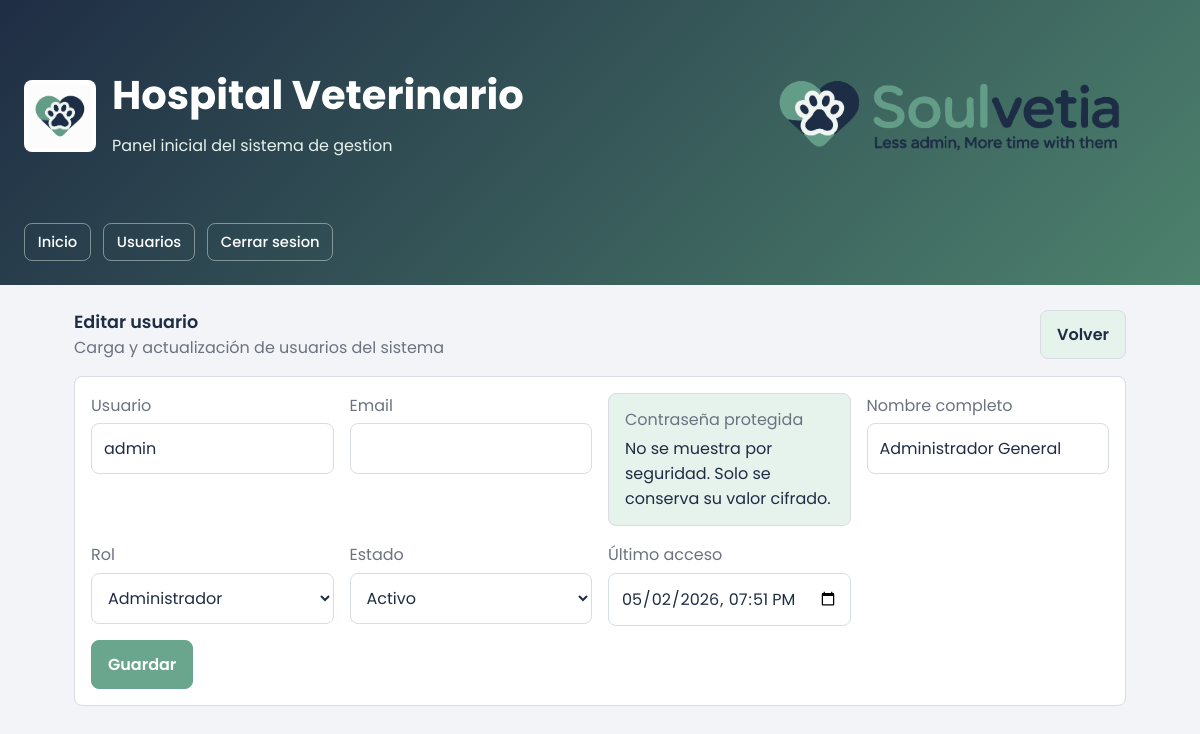
The page /usuarios/editar/1 (signed in) on the database its author committed.
### tables this page shows
CREATE TABLE users (
                    id INTEGER PRIMARY KEY AUTOINCREMENT,
                    username TEXT NOT NULL UNIQUE,
                    full_name TEXT NOT NULL,
                    role TEXT NOT NULL,
                    status TEXT NOT NULL DEFAULT 'Activo',
                    last_access TEXT NOT NULL
                , password_hash TEXT NOT NULL DEFAULT '', email TEXT NOT NULL DEFAULT '');

### app/controllers/users_controller.py (the view)
@users_bp.route("/editar/<int:user_id>")
def edit(user_id: int):
    user = service.user_repository.get_by_id(user_id)
    if user is None:
        flash("El usuario solicitado no existe.", "error")
        return redirect(url_for("users.index"))
    return render_template("user_form.html", title="Editar usuario", user=user)

### app/__init__.py (called while the page is built)
def create_app() -> Flask:
    app = Flask(__name__)
    app.config["SECRET_KEY"] = "hospital-veterinario-dev"
    app.register_blueprint(auth_bp)
    app.register_blueprint(main_bp)
    app.register_blueprint(users_bp)
    @app.before_request
    def require_login():
        public_endpoints = {"auth.login", "auth.register", "static"}
        if request.endpoint in public_endpoints or request.endpoint is None:
            return None
        if "user_id" not in session:
            return redirect(url_for("auth.login"))
        return None
    return app

### app/services/user_repository.py (called while the page is built)
    def _connect(self) -> sqlite3.Connection:
        conn = sqlite3.connect(self.db_path)
        conn.row_factory = sqlite3.Row
        return conn

    def get_by_id(self, user_id: int) -> User | None:
        with self._connect() as conn:
            row = conn.execute("SELECT * FROM users WHERE id = ?", (user_id,)).fetchone()
        return self._row_to_user(row) if row else None

    def _row_to_user(self, row: sqlite3.Row | dict) -> User:
        return User(
            id=row["id"],
            username=row["username"],
            full_name=row["full_name"],
            role=row["role"],
            status=row["status"],
            last_access=datetime.fromisoformat(row["last_access"]),
            email=row["email"] if "email" in row.keys() else "",
        )

### app/templates/user_form.html (shortened to what this page needs)
{% extends "base.html" %}
{% block content %}
<div style="display:flex; justify-content:space-between; align-items:center; gap:1rem; flex-wrap:wrap;">
  <div>
    <div class="section-title" style="margin:0;">{{ title }}</div>
    <div class="muted">Carga y actualización de usuarios del sistema</div>
  </div>
  <a href="{{ url_for('users.index') }}" class="button secondary">Volver</a>
</div>
<div class="card" style="margin-top:1rem;">
  <form method="post" action="{{ url_for('users.save') }}" style="display:grid; gap:0.9rem;">
    <div class="grid">
      <label>
        <div class="muted" style="margin-bottom:0.35rem;">Usuario</div>
        <input name="username" required value="{{ user.username if user else '' }}">
      </label>
      <label>
        <div class="muted" style="margin-bottom:0.35rem;">Email</div>
        <input name="email" type="email" value="{{ user.email if user else '' }}">
      </label>
      {% if not user %}
      <label>
        <div class="muted" style="margin-bottom:0.35rem;">Contraseña</div>
        <input type="password" name="password" required>
      </label>
      {% else %}
      <div class="card" style="padding:0.85rem 1rem; background:var(--surface-tint);">
        <div class="muted">Contraseña protegida</div>
        <div style="margin-top:0.25rem;">No se muestra por seguridad. Solo se conserva su valor cifrado.</div>
      </div>
      {% endif %}
      <label>
        <div class="muted" style="margin-bottom:0.35rem;">Nombre completo</div>
        <input name="full_name" required value="{{ user.full_name if user else '' }}">
      </label>
      <label>
        <div class="muted" style="margin-bottom:0.35rem;">Rol</div>
        <select name="role" required>
          {% set roles = ['Administrador', 'Recepcionista', 'Veterinario', 'Administrativo'] %}
          {% for role in roles %}
            <option value="{{ role }}" {% if user and user.role == role %}selected{% endif %}>{{ role }}</option>
          {% endfor %}
        </select>
      </label>
      <label>
        <div class="muted" style="margin-bottom:0.35rem;">Estado</div>
        <select name="status" required>
          <option value="Activo" {% if user and user.status == 'Activo' %}selected{% endif %}>Activo</option>
        </select>
      </label>
      <label>
        <div class="muted" style="margin-bottom:0.35rem;">Último acceso</div>
        <input type="datetime-local" name="last_access" required value="{{ user.last_access.strftime('%Y-%m-%dT%H:%M') if user else '' }}">
      </label>
    </div>
    <div style="display:flex; gap:0.75rem; flex-wrap:wrap;">
      <button type="submit" class="button">Guardar</button>
    </div>
  </form>
</div>
{% endblock %}

### app/templates/base.html (style rules this page uses)
:root { --primary: #6AA58D; --primary-dark: #4d826d; --ink: #1F2D44; --surface: #F2F4F7; --surface-tint: #E6F2EC; --card: #ffffff; --muted: #6B7280; --border: #d7dde3; --danger: #b42318; --danger-bg: #fff1f0; --success-bg: #E6F2EC; }
* { box-sizing: border-box; }
body { margin: 0; font-family: "Poppins", Arial, Helvetica, sans-serif; background: var(--surface); color: var(--ink); }
.grid { display: grid; grid-template-columns: repeat(auto-fit, minmax(220px, 1fr)); gap: 1rem; }
.card { background: var(--card); border: 1px solid var(--border); border-radius: 8px; padding: 1rem; }
.section-title { margin: 1.5rem 0 1rem; font-size: 1.1rem; color: var(--ink); font-weight: 600; }
.muted { color: var(--muted); }
.button { display: inline-flex; align-items: center; justify-content: center; min-height: 2.6rem; padding: 0.7rem 1rem; border: 1px solid var(--primary); border-radius: 8px; background: var(--primary); color: white; font: inherit; font-weight: 600; text-decoration: none; cursor: pointer; }
.button.secondary { background: var(--surface-tint); border-color: var(--border); color: var(--ink); }
input, select { width: 100%; padding: 0.75rem; border: 1px solid var(--border); border-radius: 8px; color: var(--ink); background: white; font: inherit; }

### rows shown on the page
users: username "admin", full_name "Administrador General", role "Administrador", status "Activo"

### other values the page prints
{{ title }} "Editar usuario"
